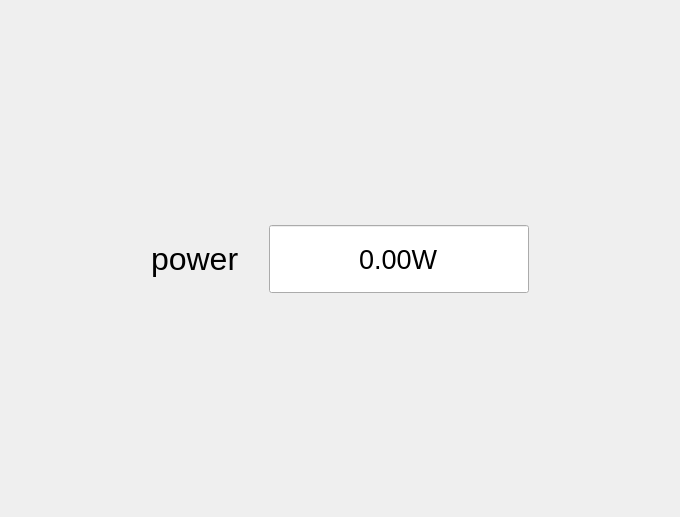
<?xml version="1.0" encoding="UTF-8"?>
<ui version="4.0">
 <class>mFristPage</class>
 <widget class="QWidget" name="mFristPage">
  <property name="geometry">
   <rect>
    <x>0</x>
    <y>0</y>
    <width>680</width>
    <height>517</height>
   </rect>
  </property>
  <property name="windowTitle">
   <string>Form</string>
  </property>
  <property name="autoFillBackground">
   <bool>false</bool>
  </property>
  <property name="styleSheet">
   <string notr="true"/>
  </property>
  <layout class="QGridLayout" name="gridLayout_3">
   <property name="leftMargin">
    <number>0</number>
   </property>
   <property name="topMargin">
    <number>0</number>
   </property>
   <property name="rightMargin">
    <number>0</number>
   </property>
   <property name="bottomMargin">
    <number>0</number>
   </property>
   <property name="horizontalSpacing">
    <number>7</number>
   </property>
   <item row="0" column="0">
    <widget class="QStackedWidget" name="mDiplayWdt">
     <property name="currentIndex">
      <number>0</number>
     </property>
     <widget class="QWidget" name="mPtPage">
      <layout class="QGridLayout" name="gridLayout">
       <property name="horizontalSpacing">
        <number>30</number>
       </property>
       <item row="2" column="2">
        <spacer name="verticalSpacer_2">
         <property name="orientation">
          <enum>Qt::Vertical</enum>
         </property>
         <property name="sizeHint" stdset="0">
          <size>
           <width>20</width>
           <height>40</height>
          </size>
         </property>
        </spacer>
       </item>
       <item row="1" column="3">
        <spacer name="horizontalSpacer">
         <property name="orientation">
          <enum>Qt::Horizontal</enum>
         </property>
         <property name="sizeHint" stdset="0">
          <size>
           <width>40</width>
           <height>20</height>
          </size>
         </property>
        </spacer>
       </item>
       <item row="0" column="2">
        <spacer name="verticalSpacer">
         <property name="orientation">
          <enum>Qt::Vertical</enum>
         </property>
         <property name="sizeHint" stdset="0">
          <size>
           <width>20</width>
           <height>40</height>
          </size>
         </property>
        </spacer>
       </item>
       <item row="1" column="0">
        <spacer name="horizontalSpacer_2">
         <property name="orientation">
          <enum>Qt::Horizontal</enum>
         </property>
         <property name="sizeHint" stdset="0">
          <size>
           <width>40</width>
           <height>20</height>
          </size>
         </property>
        </spacer>
       </item>
       <item row="1" column="2">
        <widget class="QDoubleSpinBox" name="mPowerEdt">
         <property name="sizePolicy">
          <sizepolicy hsizetype="Minimum" vsizetype="Fixed">
           <horstretch>0</horstretch>
           <verstretch>0</verstretch>
          </sizepolicy>
         </property>
         <property name="minimumSize">
          <size>
           <width>260</width>
           <height>70</height>
          </size>
         </property>
         <property name="maximumSize">
          <size>
           <width>260</width>
           <height>70</height>
          </size>
         </property>
         <property name="font">
          <font>
           <pointsize>20</pointsize>
          </font>
         </property>
         <property name="styleSheet">
          <string notr="true"/>
         </property>
         <property name="alignment">
          <set>Qt::AlignCenter</set>
         </property>
         <property name="readOnly">
          <bool>true</bool>
         </property>
         <property name="buttonSymbols">
          <enum>QAbstractSpinBox::NoButtons</enum>
         </property>
         <property name="correctionMode">
          <enum>QAbstractSpinBox::CorrectToPreviousValue</enum>
         </property>
         <property name="prefix">
          <string/>
         </property>
         <property name="suffix">
          <string>W</string>
         </property>
         <property name="maximum">
          <double>999.990000000000009</double>
         </property>
        </widget>
       </item>
       <item row="1" column="1">
        <widget class="QLabel" name="mPowerLb">
         <property name="font">
          <font>
           <pointsize>24</pointsize>
          </font>
         </property>
         <property name="text">
          <string>power</string>
         </property>
        </widget>
       </item>
      </layout>
     </widget>
     <widget class="mPowerInfoWdt" name="mAdminFrist">
      <layout class="QGridLayout" name="gridLayout_2"/>
     </widget>
    </widget>
   </item>
  </layout>
 </widget>
 <customwidgets>
  <customwidget>
   <class>mPowerInfoWdt</class>
   <extends>QWidget</extends>
   <header>mpowerinfowdt.h</header>
   <container>1</container>
  </customwidget>
 </customwidgets>
 <resources/>
 <connections/>
</ui>
